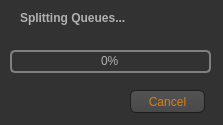
<?xml version="1.0" encoding="UTF-8"?>
<ui version="4.0">
 <class>pbarSplit</class>
 <widget class="QDialog" name="pbarSplit">
  <property name="geometry">
   <rect>
    <x>0</x>
    <y>0</y>
    <width>223</width>
    <height>125</height>
   </rect>
  </property>
  <property name="windowTitle">
   <string>Splitting Queues</string>
  </property>
  <property name="windowIcon">
   <iconset resource="images.qrc">
    <normaloff>:/images/icon/scanner.png</normaloff>:/images/icon/scanner.png</iconset>
  </property>
  <property name="styleSheet">
   <string notr="true">QWidget
{
	color: #b1b1b1;
	background-color: #323232;
	border: none;
	outline: none;
}

QWidget:item:hover
{
	background-color: QLinearGradient( x1: 0, y1: 0, x2: 0, y2: 1, stop: 0 #ffa02f, stop: 1 #ca0619);
	color: #000000;
}

QWidget:item:selected
{
	background-color: QLinearGradient( x1: 0, y1: 0, x2: 0, y2: 1, stop: 0 #ffa02f, stop: 1 #d7801a);
}
QProgressBar
{
	border: 2px solid grey;
	border-radius: 5px;
	text-align: center;
}

QProgressBar::chunk
{
	background-color: #d7801a;
	width: 2.15px;
	margin: 0.5px;
}
QLabel
{
	font-size: 12px;
	font-weight: bold;	
}
QPushButton
{
	color: #d7801a;
	background-color: QLinearGradient( x1: 0, y1: 0, x2: 0, y2: 1, stop: 0 #565656, stop: 0.1 #525252, stop: 0.5 #4e4e4e, stop: 0.9 #4a4a4a, stop: 1 #464646);
	border-width: 1px;
	border-color: #1e1e1e;
	border-style: solid;
	border-radius: 6;
	padding: 3px;
	font-size: 12px;
	padding-left: 5px;
	padding-right: 5px;
}

QPushButton:pressed
{
	background-color: QLinearGradient( x1: 0, y1: 0, x2: 0, y2: 1, stop: 0 #2d2d2d, stop: 0.1 #2b2b2b, stop: 0.5 #292929, stop: 0.9 #282828, stop: 1 #252525);
}</string>
  </property>
  <widget class="QProgressBar" name="pbarSplitting">
   <property name="geometry">
    <rect>
     <x>10</x>
     <y>50</y>
     <width>201</width>
     <height>23</height>
    </rect>
   </property>
   <property name="styleSheet">
    <string notr="true"/>
   </property>
   <property name="value">
    <number>0</number>
   </property>
   <property name="alignment">
    <set>Qt::AlignLeading|Qt::AlignLeft|Qt::AlignVCenter</set>
   </property>
   <property name="textVisible">
    <bool>true</bool>
   </property>
   <property name="orientation">
    <enum>Qt::Horizontal</enum>
   </property>
   <property name="invertedAppearance">
    <bool>false</bool>
   </property>
   <property name="textDirection">
    <enum>QProgressBar::TopToBottom</enum>
   </property>
  </widget>
  <widget class="QLabel" name="lblSplitting">
   <property name="geometry">
    <rect>
     <x>20</x>
     <y>10</y>
     <width>121</width>
     <height>16</height>
    </rect>
   </property>
   <property name="text">
    <string>Splitting Queues...</string>
   </property>
  </widget>
  <widget class="QPushButton" name="btnCancel">
   <property name="geometry">
    <rect>
     <x>130</x>
     <y>90</y>
     <width>75</width>
     <height>23</height>
    </rect>
   </property>
   <property name="text">
    <string>Cancel</string>
   </property>
  </widget>
 </widget>
 <resources>
  <include location="images.qrc"/>
 </resources>
 <connections/>
</ui>
